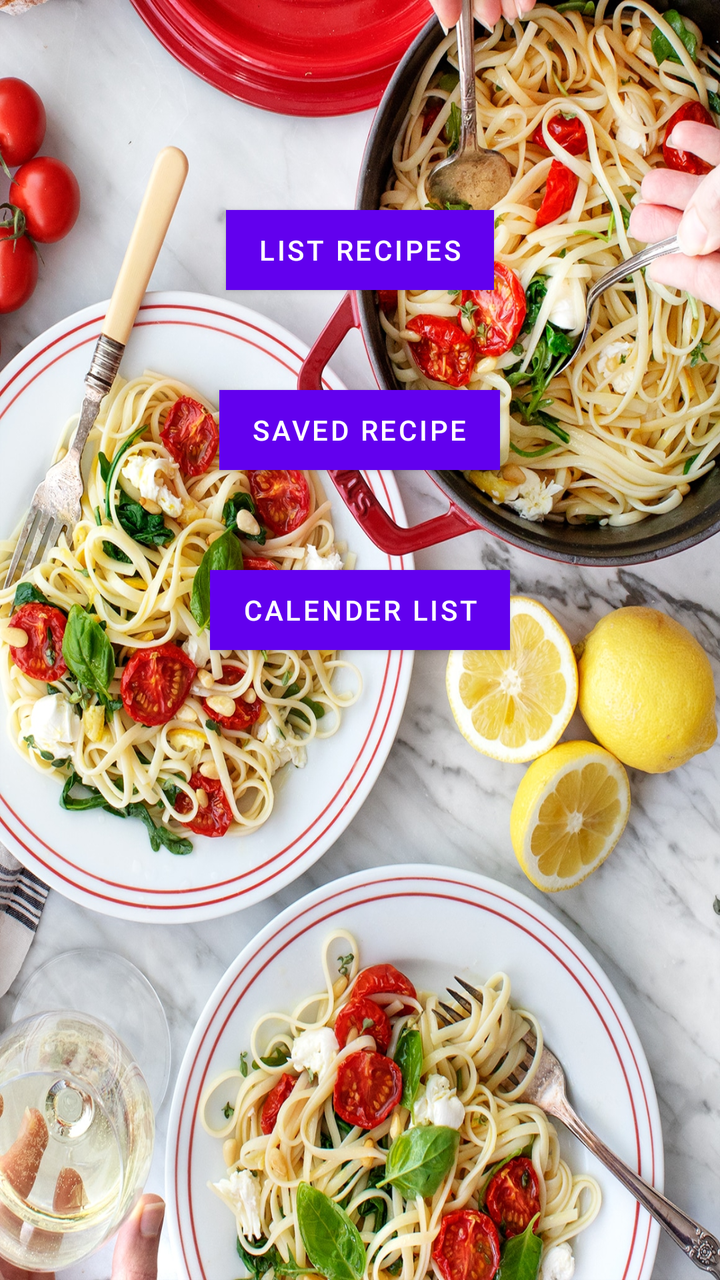
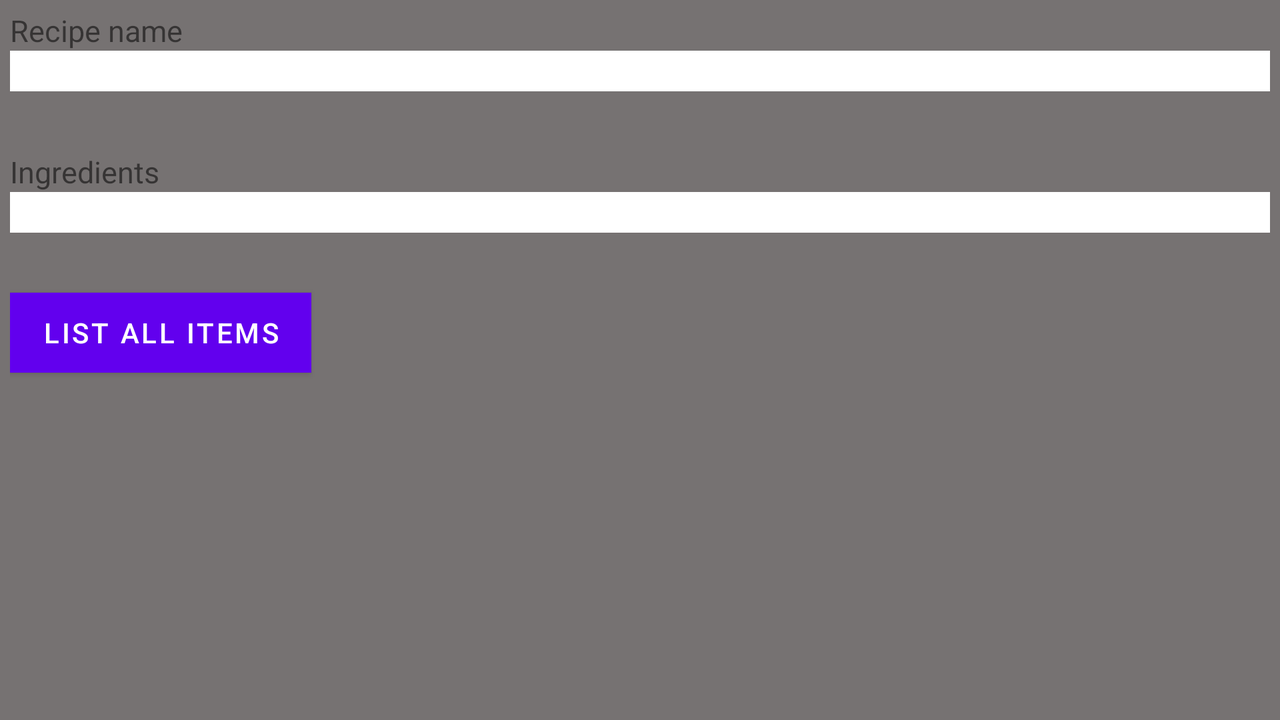

An Android layout and its configuration variant, each rendered on a device that would load it. The default file and the variant file are quoted in full after the pictures.
<!-- AndroidManifest.xml: application theme Theme.FoodPlannerApp -->
<!-- res/layout/fragment_ui.xml -->
<?xml version="1.0" encoding="utf-8"?>

<LinearLayout xmlns:android="http://schemas.android.com/apk/res/android"
    android:layout_width="match_parent"
    android:layout_height="match_parent"
    android:background="@drawable/foodplanner1"
    android:padding="5dp"
    android:orientation="vertical">

    <Button
        android:id="@+id/recipe_list"
        android:layout_marginTop="100sp"
        android:layout_width="wrap_content"
        android:layout_gravity="center"
        android:background="#39f208"
        android:text="List recipes"
        android:layout_height="40sp"/>

    <Button
        android:id="@+id/saved_list"
        android:layout_marginTop="50dp"
        android:layout_width="wrap_content"
        android:layout_gravity="center"
        android:background="#39f208"
        android:text="Saved recipe"
        android:layout_height="40sp"/>

    <Button
        android:id="@+id/calender_list"
        android:layout_width="wrap_content"
        android:layout_gravity="center"
        android:background="#39f208"
        android:text="calender list"
        android:layout_height="40sp"
        android:layout_marginTop="50dp"/>


</LinearLayout>
<!-- resources referenced by this layout -->
<resources>
  <!-- drawable foodplanner1: jpg bitmap (drawable, 735219 bytes) -->
  <style name="Theme.FoodPlannerApp" parent="Theme.MaterialComponents.DayNight.DarkActionBar">
          
          <item name="colorPrimary">@color/purple_500</item>
          <item name="colorPrimaryVariant">@color/purple_700</item>
          <item name="colorOnPrimary">@color/white</item>
          
          <item name="colorSecondary">@color/teal_200</item>
          <item name="colorSecondaryVariant">@color/teal_700</item>
          <item name="colorOnSecondary">@color/black</item>
          
          <item name="android:statusBarColor" tools:targetApi="l">?attr/colorPrimaryVariant</item>
          
      </style>
</resources>
<!-- res/layout-land/fragment_ui.xml (the repository's variant of the layout above) -->
<!-- drawn on the phone turned sideways -->
<?xml version="1.0" encoding="utf-8"?>

<LinearLayout xmlns:android="http://schemas.android.com/apk/res/android"
    android:layout_width="match_parent"
    android:layout_height="match_parent"
    android:background="#767272"
    android:padding="5dp"
    android:orientation="vertical">


    <TextView
        android:layout_width="match_parent"
        android:layout_height="wrap_content"
        android:text="Recipe name"
        android:textSize="15sp"
        />

    <EditText
        android:id="@+id/recipe_name_text"
        android:layout_width="match_parent"
        android:textSize="15sp"
        android:layout_height="wrap_content"
        android:background="#ffffff"
        android:layout_marginBottom="30dp"/>

    <TextView
        android:layout_width="match_parent"
        android:layout_height="wrap_content"
        android:text="Ingredients"
        android:textSize="15sp"
        />


    <EditText
        android:id="@+id/recipe_ingredients_text"
        android:layout_width="match_parent"
        android:textSize="15sp"
        android:layout_height="wrap_content"
        android:background="#ffffff"
        android:layout_marginBottom="30dp"/>


    <Button
        android:id="@+id/list"
        android:layout_width="wrap_content"
        android:layout_gravity="left"
        android:background="#39f208"
        android:text="List all items"
        android:layout_height="40sp"/>

</LinearLayout>
<!-- resources referenced by the variant -->
<!-- as the phone turned sideways resolves them -->
<resources>
  <style name="Theme.FoodPlannerApp" parent="Theme.MaterialComponents.DayNight.DarkActionBar">
          
          <item name="colorPrimary">@color/purple_500</item>
          <item name="colorPrimaryVariant">@color/purple_700</item>
          <item name="colorOnPrimary">@color/white</item>
          
          <item name="colorSecondary">@color/teal_200</item>
          <item name="colorSecondaryVariant">@color/teal_700</item>
          <item name="colorOnSecondary">@color/black</item>
          
          <item name="android:statusBarColor" tools:targetApi="l">?attr/colorPrimaryVariant</item>
          
      </style>
</resources>
